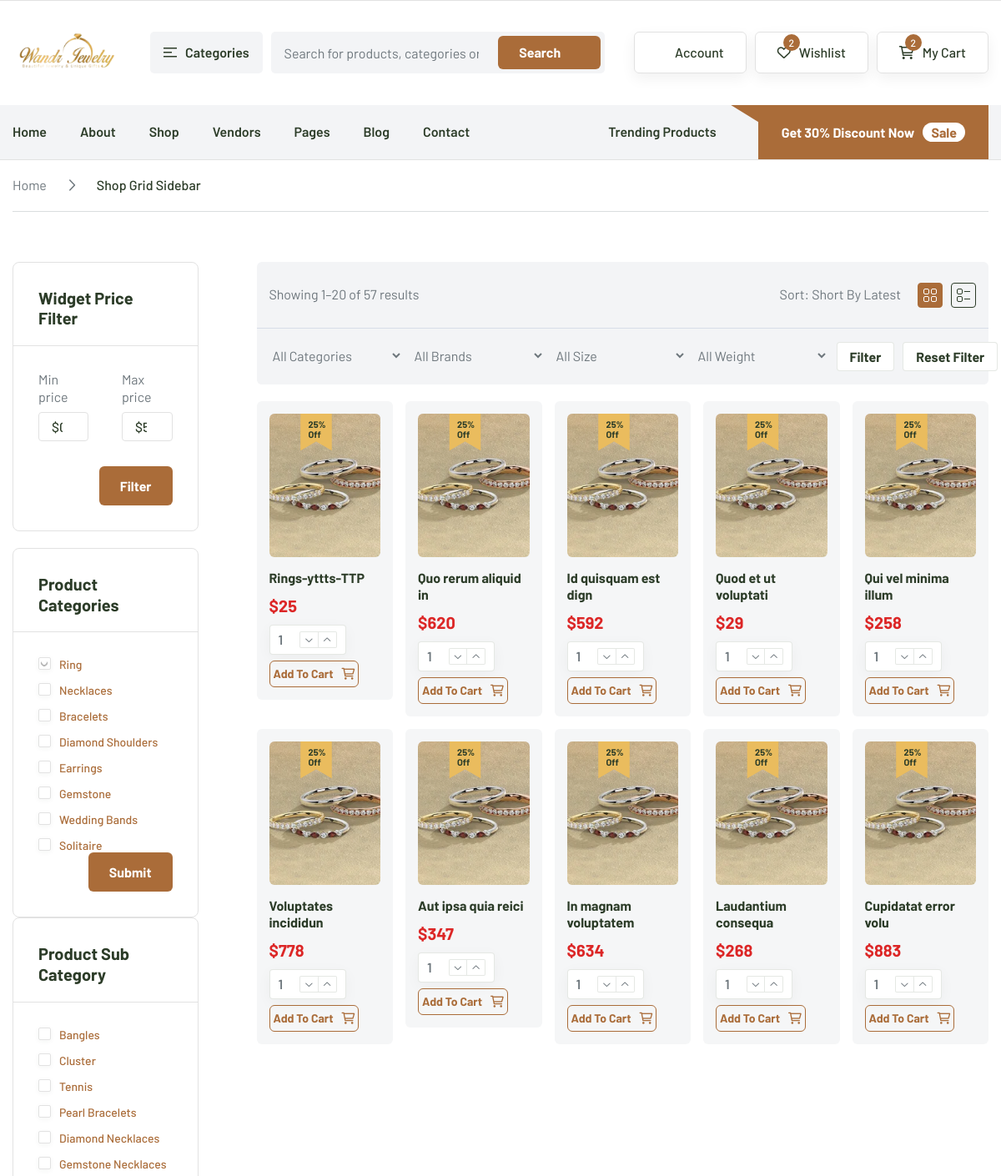
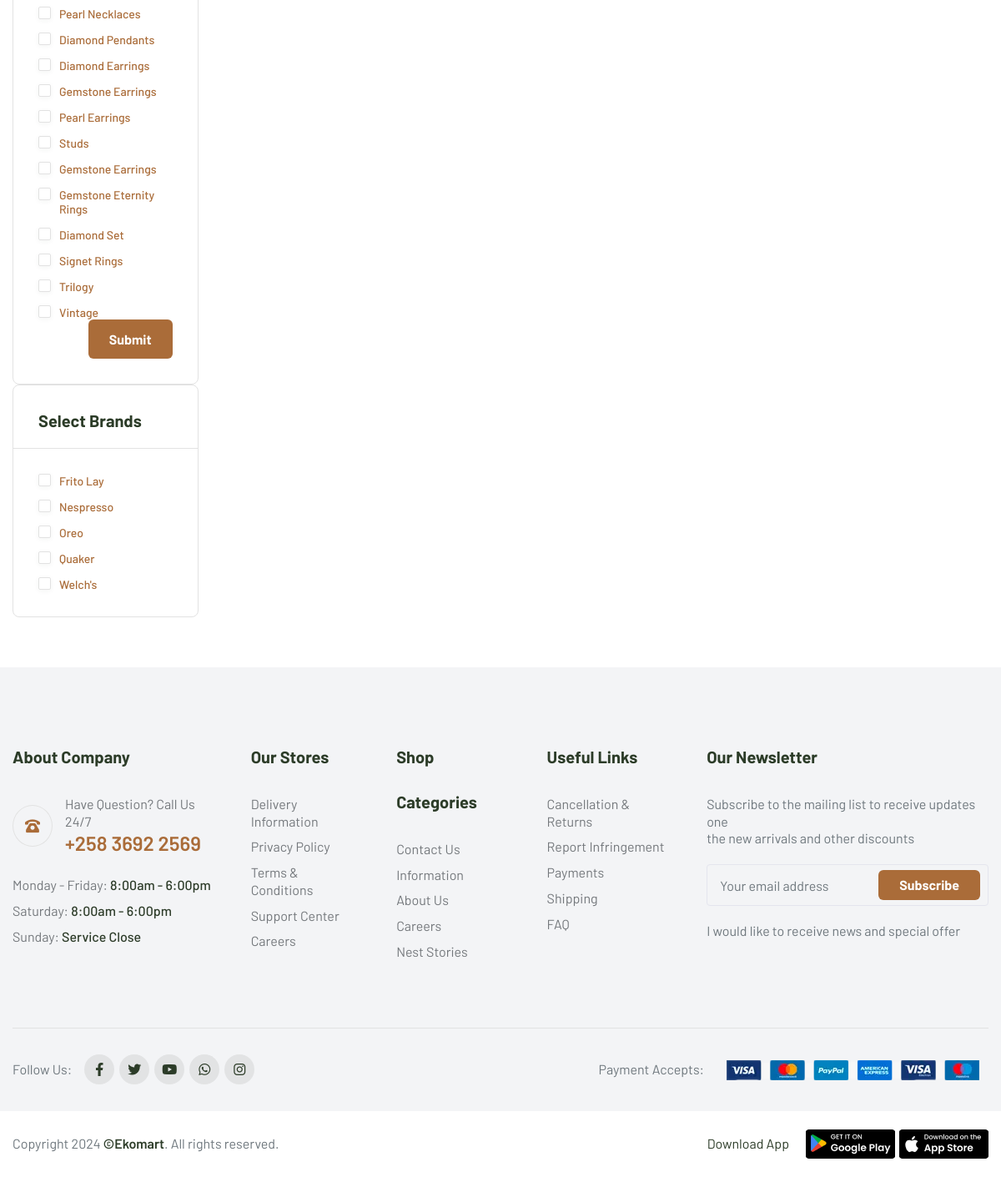
Page /shop-grid-sidebar.php?category_id=32 on the committed database (2 pictures, top to bottom).
### tables this page shows
CREATE TABLE `category` (
  `id` int(11) NOT NULL,
  `category_slug` text NOT NULL,
  `category_name` varchar(255) NOT NULL,
  `date` bigint(22) NOT NULL,
  `category_link` varchar(255) NOT NULL,
  `parent_id` int(11) DEFAULT 0,
  `category_image` text NOT NULL,
  `status` enum('0','1') NOT NULL DEFAULT '1'
);

CREATE TABLE `product` (
  `id` int(11) NOT NULL,
  `add_date` bigint(20) NOT NULL,
  `product_title` varchar(256) NOT NULL,
  `product_sku` varchar(256) NOT NULL,
  `product_slug` varchar(256) NOT NULL,
  `product_price` int(55) NOT NULL,
  `product_short_des` longtext NOT NULL,
  `product_long_des` longtext NOT NULL,
  `product_qty` int(55) NOT NULL,
  `product_image` text NOT NULL,
  `category_id` varchar(12) NOT NULL,
  `product_sort_order` int(12) NOT NULL,
  `product_details` longtext NOT NULL,
  `product_additional_info` longtext NOT NULL,
  `status` enum('0','1') NOT NULL DEFAULT '1'
);

### shop-grid-sidebar.php (the view, shortened to what this page needs)
<?php
include('layout/header.php');
$category_id = "";
$subcategorys  = "";
if (isset($_POST['category_id'])) {
    $category_id = $_POST['category_id'];
    $main_product = "SELECT * FROM product WHERE category_id = $category_id";
} else {
    $main_product = "SELECT * FROM product WHERE category_id = $category_id";
}
if (isset($_POST['subcategory'])) {
    $subcategorys = $_POST['subcategorys'];
    $main_product = "SELECT * FROM product WHERE category_id = $subcategorys";
} else {
    $main_product = "SELECT * FROM product WHERE category_id = $subcategorys";
}
?>
<div class="rts-navigation-area-breadcrumb">
    <div class="container">
        <div class="row">
            <div class="col-lg-12">
                <div class="navigator-breadcrumb-wrapper">
                    <a href="index.php">Home</a>
                    <i class="fa-regular fa-chevron-right"></i>
                    <a class="current" href="index.php">Shop Grid Sidebar</a>
                </div>
            </div>
        </div>
    </div>
</div>
<div class="section-seperator">
    <div class="container">
        <hr class="section-seperator">
    </div>
</div>
<div class="shop-grid-sidebar-area rts-section-gap">
    <div class="container">
        <div class="row g-0">
            <div class="col-xl-3 col-lg-12 pr--70 pr_lg--10 pr_sm--10 pr_md--5 rts-sticky-column-item">
                <div class="sidebar-filter-main theiaStickySidebar">
                    <div class="single-filter-box">
                        <h5 class="title">Widget Price Filter</h5>
                        <div class="filterbox-body">
                            <form action="" mathod="GET" class="price-input-area">
                                <div class="half-input-wrapper">
                                    <div class="single">
                                        <label for="min_price">Min price</label>
                                        <input id="min_price" type="number" name="min_price" value="<?= $_GET['min_price'] ?? ''; ?>" placeholder="$0">
                                    </div>
                                    <div class="single">
                                        <label for="max_price">Max price</label>
                                        <input id="max_price" type="number" name="max_price" value="<?= $_GET['max_price'] ?? ''; ?>" placeholder="$500">
                                    </div>
                                    </div>
                                <div class="filter-value-min-max mt-5">
                                    <button class="rts-btn btn-primary">Filter</button>
                                </div>
                            </form>
                        </div>
                    </div>
                    <form action="" method="GET">
                        <div class="single-filter-box">
                            <h5 class="title">Product Categories</h5>
                            <div class="filterbox-body">
                                <div class="category-wrapper">
                                    <?php
                                    $category_list = "SELECT * FROM category WHERE  parent_id = 0";
                                    $category = mysqli_query($conn, $category_list);
                                    while ($parent = mysqli_fetch_assoc($category)) {
                                    ?>
                                        <div class="single-category">
                                            <label for="category<?= $parent['id'] ?>">
                                                <?= $parent['category_name'] ?>
                                            </label>
                                        </div>
                                    <?php } ?>
                                </div>
                                <div style="display:flex; justify-content:end;">
                                    <button type="submit" class="rts-btn btn-primary">Submit</button>
                                </div>
                            </div>
                        </div>
                    </form>
                    <form action="" method="GET">
                        <div class="single-filter-box">
                            <h5 class="title">Product Sub Category</h5>
                            <div class="filterbox-body">
                                <div class="category-wrapper">
                                    <?php
                                    $subcategory_data = "SELECT * FROM category WHERE parent_id != 0";
                                    $result_sub = mysqli_query($conn, $subcategory_data);
                                    while ($subcategory = mysqli_fetch_assoc($result_sub)) {
                                    ?>
                                        <div class="single-category">
                                            <label for="subcategory<?= $subcategory['id'] ?>"><?= $subcategory['category_name']; ?>
                                            </label>
                                        </div>
                                    <?php } ?>
                                </div>
                                <div style="display: flex; justify-content: end;">
                                    <button type="submit" class="rts-btn btn-primary">Submit</button>
                                </div>
                            </div>
                        </div>
                    </form>
                    <div class="single-filter-box">
                        <h5 class="title">Select Brands</h5>
                        <div class="filterbox-body">
                            <div class="category-wrapper">
                                <div class="single-category">
                                    <label for="cat13">Frito Lay
                                    </label>
                                </div>
                                <div class="single-category">
                                    <label for="cat14">Nespresso
                                    </label>
                                </div>
                                <div class="single-category">
                                    <label for="cat15">Oreo
                                    </label>
                                </div>
                                <div class="single-category">
                                    <label for="cat16">Quaker
                                    </label>
                                </div>
                                <div class="single-category">
                                    <label for="cat17">Welch's
                                    </label>
                                </div>
                            </div>
                        </div>
                    </div>
                </div>
            </div>
            <div class="col-xl-9 col-lg-12">
                <div class="filter-select-area">
                    <div class="top-filter">
                        <span>Showing 1–20 of 57 results</span>
                        <div class="right-end">
                            <span>Sort: Short By Latest</span>
                            <div class="button-tab-area">
                                <ul class="nav nav-tabs" id="myTab" role="tablist">
                                    <li class="nav-item" role="presentation">
                                        <button class="nav-link single-button active" id="home-tab" data-bs-toggle="tab" data-bs-target="#home-tab-pane" type="button" role="tab" aria-controls="home-tab-pane" aria-selected="true">
                                        </button>
                                    </li>
                                    <li class="nav-item" role="presentation">
                                        <button class="nav-link single-button" id="profile-tab" data-bs-toggle="tab" data-bs-target="#profile-tab-pane" type="button" role="tab" aria-controls="profile-tab-pane" aria-selected="false">
                                        </button>
                                    </li>
                                </ul>
                            </div>
                        </div>
                    </div>
                    <div class="nice-select-area-wrapper-and-button">
                        <div class="nice-select-wrapper-1">
                            <div class="single-select">
                                <select>
                                    <option data-display="All Categories">All Categories</option>
                                </select>
                            </div>
                            <div class="single-select">
                                <select>
                                    <option data-display="All Brands">All Brands</option>
                                </select>
                            </div>
                            <div class="single-select">
                                <select>
                                    <option data-display="All Size">All Size </option>
                                </select>
                            </div>
                            <div class="single-select">
                                <select>
                                    <option data-display="All Weight">All Weight</option>
                                </select>
                            </div>
                        </div>
                        <div class="button-area">
                            <button class="rts-btn">Filter</button>
                            <button class="rts-btn">Reset Filter</button>
                        </div>
                    </div>
                </div>
                <div class="tab-content" id="myTabContent">
                    <div class="product-area-wrapper-shopgrid-list mt--20 tab-pane fade show active" id="home-tab-pane" role="tabpanel" aria-labelledby="home-tab" tabindex="0">
                        <div class="row g-4">
                            <?php
                            if(isset($_GET['min_price']) AND isset($_GET['max_price'])) {
                                 $min_price = $_GET['min_price'];
                                 $max_price = $_GET['max_price'];
                                 $category_id = $_GET['category_id'];
                                 $main_product = "SELECT * FROM  product  WHERE category_id = $category_id AND product_price BETWEEN $min_price AND $max_price";
                             }else{
                             if (isset($_GET['category_id'])) {
                                $category_id = $_GET['category_id'];
                            }elseif(isset($_GET['subcategory'])){
                                $category_id = $_GET['subcategory'];
                            }
                            $main_product = "SELECT * FROM  product WHERE category_id = $category_id" ;
                            }
                            $result = mysqli_query($conn, $main_product);
                             while ($product = mysqli_fetch_assoc($result)) {
                            ?>
                                <div class="col-lg-20 col-lg-4 col-md-6 col-sm-6 col-12">
                                    <div class="single-shopping-card-one">
                                        <div class="image-and-action-area-wrapper">
                                            <a href="shop-details.php?id=<?= $product['id']; ?>" class="thumbnail-preview">
                                                <div class="badge">
                                                    <span>25% <br>
                                                        Off
                                                    </span>
                                                    <i class="fa-solid fa-bookmark"></i>
                                                </div>
                                                <img src="upload/<?= $product['product_image']; ?>" alt="grocery">
                                            </a>
                                        </div>
                                        <div class="body-content">
                                            <a href="shop-details.php?id=<?= $product['id']; ?>">
                                                <h4 class="title"><?= $product['product_title']; ?></h4>
                                            </a>
                                            <div class="price-area">
                                                <span class="current">$<?= $product['product_price']; ?></span>
                                            </div>
                                            <div class="cart-counter-action">
                                                <div class="quantity-edit">
                                                    <input type="text" id="qty" name="qty" class="input" value="1">
                                                    <div class="button-wrapper-action">
                                                        <button class="button"><i class="fa-regular fa-chevron-down"></i></button>
                                                        <button class="button plus">+<i class="fa-regular fa-chevron-up"></i></button>
                                                    </div>
                                                </div>
                                                <a class="rts-btn btn-primary radious-sm with-icon">
                                                    <div class="btn-text" onclick="add_to_cart(<?= $product['id']; ?>)">
                                                        Add To Cart
                                                    </div>
                                                    <div class="arrow-icon">
                                                        <i class="fa-regular fa-cart-shopping"></i>
                                                    </div>
                                                </a>
                                            </div>
                                        </div>
                                    </div>
                                </div>
                            <?php   } ?>
                        </div>
                    </div>
                </div>
            </div>
        </div>
    </div>
</div>
<?php include('layout/footer.php'); ?>
</body>
</html>

### rows in the picture
category: category_name "Ring"
category: category_name "Necklaces"
category: category_name "Bracelets"
category: category_name "Diamond Shoulders"
category: category_name "Earrings"
category: category_name "Gemstone"
category: category_name "Wedding Bands"
category: category_name "Solitaire"
category: category_name "Bangles"
category: category_name "Cluster"
category: category_name "Tennis"
category: category_name "Pearl Bracelets"
category: category_name "Diamond Necklaces"
category: category_name "Gemstone Necklaces"
category: category_name "Pearl Necklaces"
category: category_name "Diamond Pendants"
category: category_name "Diamond Earrings"
category: category_name "Gemstone Earrings"
category: category_name "Pearl Earrings"
category: category_name "Studs"
category: category_name "Gemstone Earrings"
category: category_name "Gemstone Eternity Rings"
category: category_name "Diamond Set"
category: category_name "Signet Rings"
category: category_name "Trilogy"
category: category_name "Vintage"
product: product_image (picture), product_title "Rings-yttts-TTP", product_price "25"
product: product_image (picture), product_title "Quo rerum aliquid in", product_price "620"
product: product_image (picture), product_title "Id quisquam est dign", product_price "592"
product: product_image (picture), product_title "Quod et ut voluptati", product_price "29"
product: product_image (picture), product_title "Qui vel minima illum", product_price "258"
product: product_image (picture), product_title "Voluptates incididun", product_price "778"
product: product_image (picture), product_title "Aut ipsa quia reici", product_price "347"
product: product_image (picture), product_title "In magnam voluptatem", product_price "634"
product: product_image (picture), product_title "Laudantium consequa", product_price "268"
product: product_image (picture), product_title "Cupidatat error volu", product_price "883"
